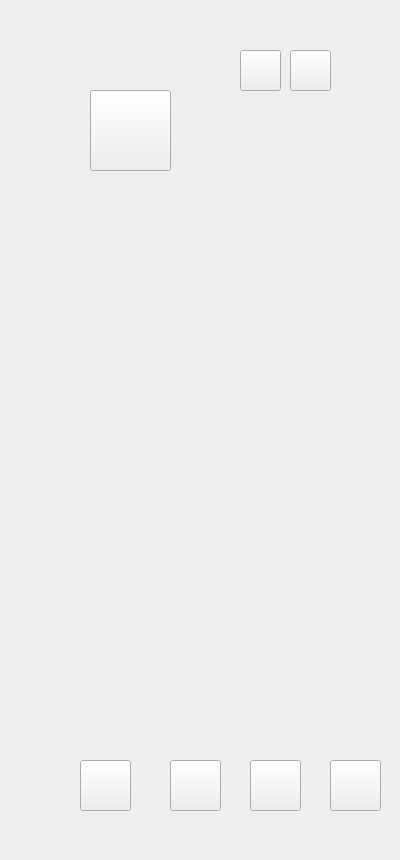
    <widget class="QWidget" name="page">
     <widget class="QLabel" name="label">
      <property name="geometry">
       <rect>
        <x>0</x>
        <y>0</y>
        <width>391</width>
        <height>851</height>
       </rect>
      </property>
      <property name="text">
       <string/>
      </property>
      <property name="pixmap">
       <pixmap resource="resources.qrc">:/images/images/HomePage.png</pixmap>
      </property>
     </widget>
     <widget class="QPushButton" name="pushButton">
      <property name="geometry">
       <rect>
        <x>90</x>
        <y>90</y>
        <width>81</width>
        <height>81</height>
       </rect>
      </property>
      <property name="text">
       <string/>
      </property>
     </widget>
     <widget class="QPushButton" name="pushButton_2">
      <property name="geometry">
       <rect>
        <x>80</x>
        <y>760</y>
        <width>51</width>
        <height>51</height>
       </rect>
      </property>
      <property name="text">
       <string/>
      </property>
     </widget>
     <widget class="QPushButton" name="pushButton_3">
      <property name="geometry">
       <rect>
        <x>170</x>
        <y>760</y>
        <width>51</width>
        <height>51</height>
       </rect>
      </property>
      <property name="text">
       <string/>
      </property>
     </widget>
     <widget class="QPushButton" name="pushButton_4">
      <property name="geometry">
       <rect>
        <x>250</x>
        <y>760</y>
        <width>51</width>
        <height>51</height>
       </rect>
      </property>
      <property name="text">
       <string/>
      </property>
     </widget>
     <widget class="QPushButton" name="pushButton_5">
      <property name="geometry">
       <rect>
        <x>330</x>
        <y>760</y>
        <width>51</width>
        <height>51</height>
       </rect>
      </property>
      <property name="text">
       <string/>
      </property>
     </widget>
     <widget class="QPushButton" name="pushButton_37">
      <property name="geometry">
       <rect>
        <x>290</x>
        <y>50</y>
        <width>41</width>
        <height>41</height>
       </rect>
      </property>
      <property name="text">
       <string/>
      </property>
     </widget>
     <widget class="QPushButton" name="pushButton_107">
      <property name="geometry">
       <rect>
        <x>240</x>
        <y>50</y>
        <width>41</width>
        <height>41</height>
       </rect>
      </property>
      <property name="text">
       <string/>
      </property>
     </widget>
    </widget>
